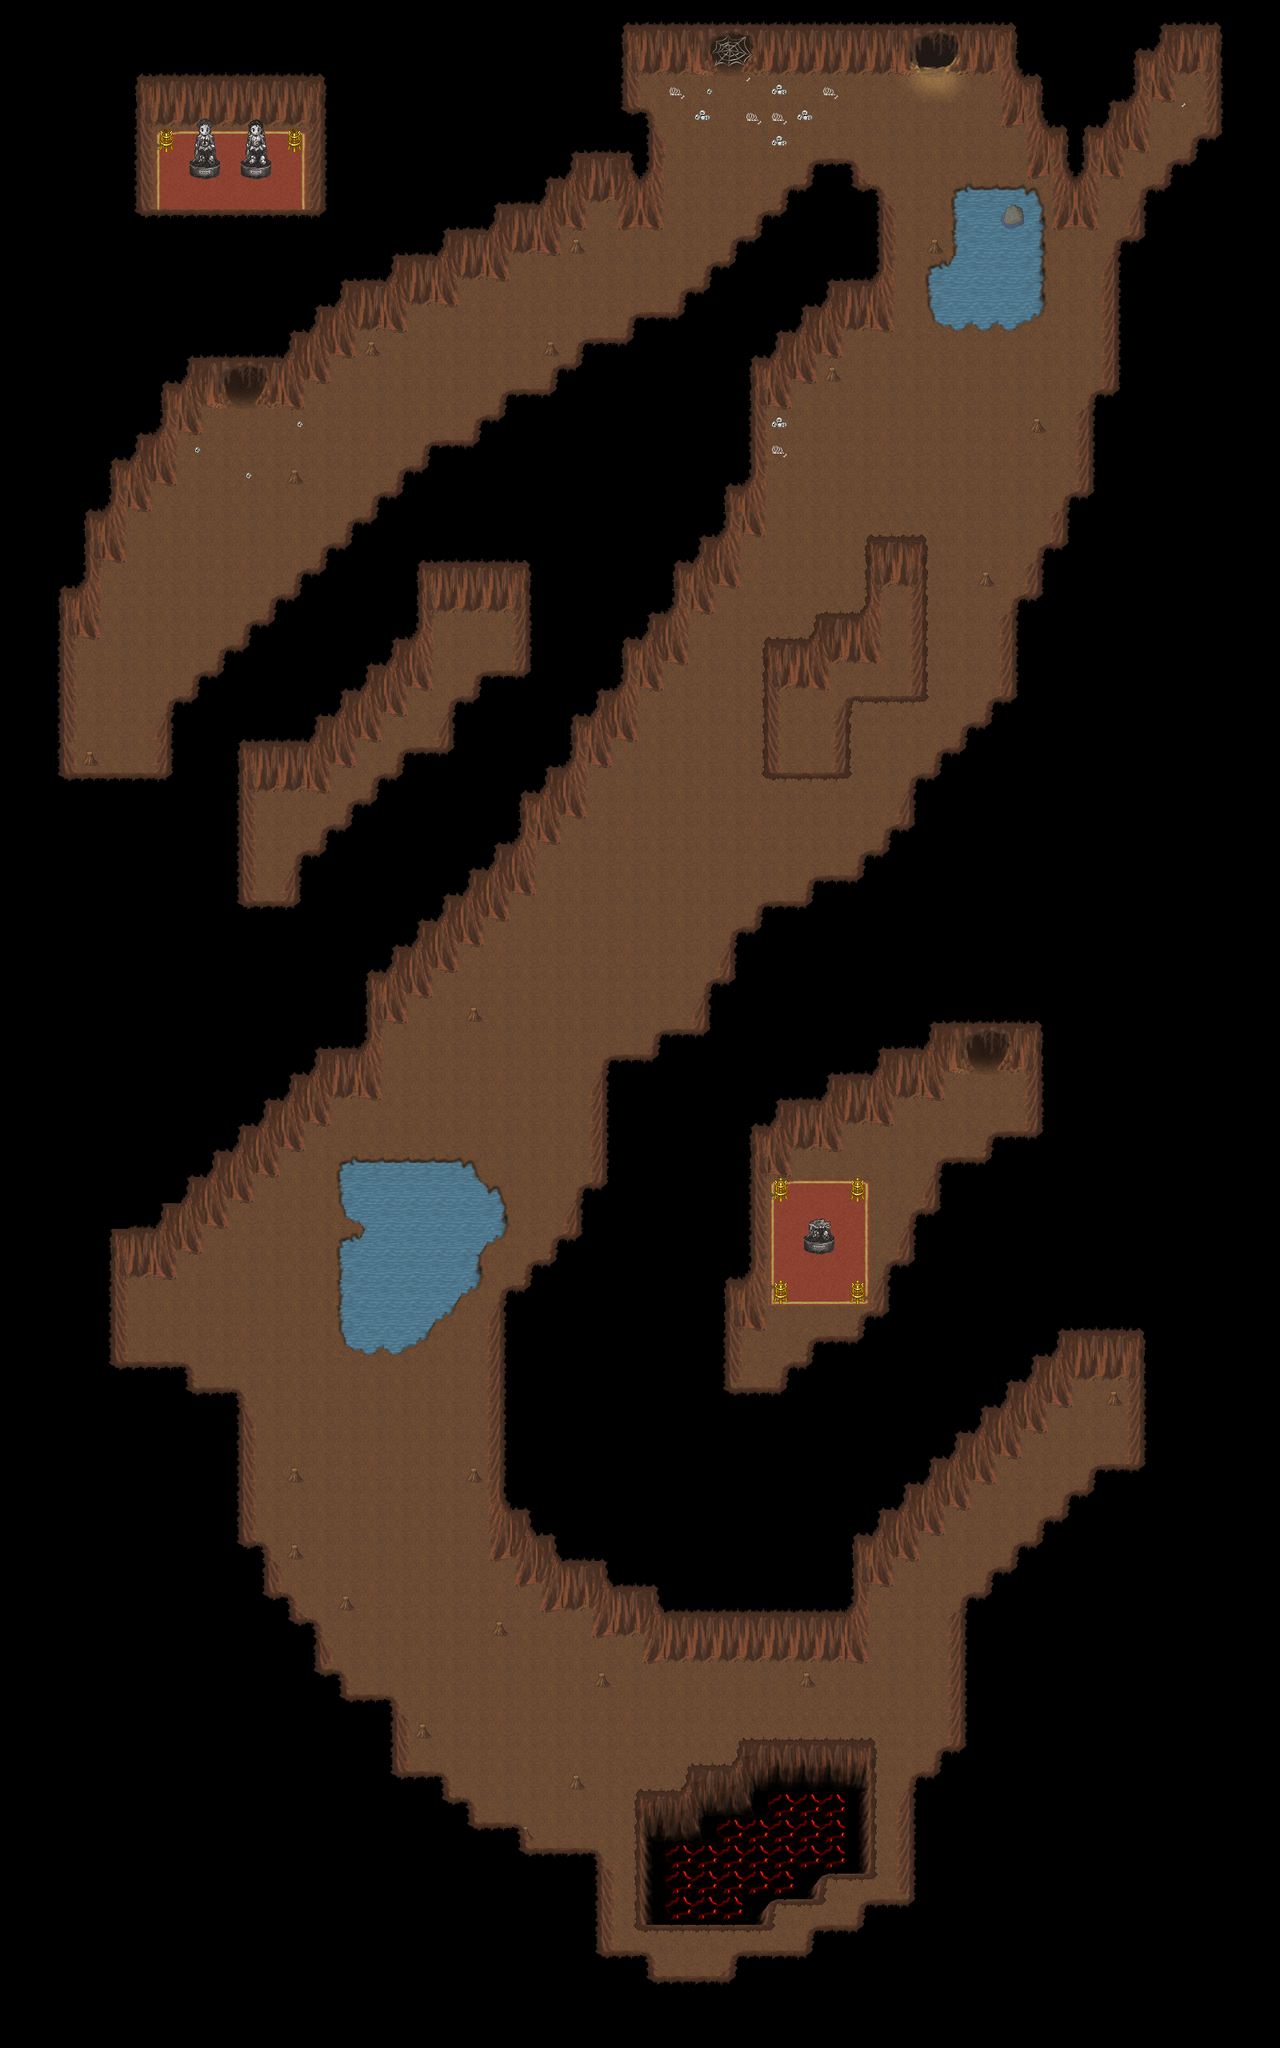

A 2D game scene composited from a Tiled map and its tileset images. What follows is a short description and the map's XML, with each tile layer's data collapsed to a summary:
An orthogonal 50x80 tile map with 32x32 px tiles, 5 tile layers (Ground, Ground, Ground, Fringe, ...), 1 hidden layer not drawn, 9 tilesets and 5 objects (2x SPAWN, 2x WARP, SCRIPT).

<map version="1.0" orientation="orthogonal" width="50" height="80" tilewidth="32" tileheight="32">
 <properties>
  <property name="AutoMappingRadius" value="10" />
  <property name="DeleteTiles" value="1" />
  <property name="music" value="inside2.ogg" />
 </properties>
 <tileset firstgid="1" name="collision1_32_32" tilewidth="32" tileheight="32">
  <image source="../graphics/tiles/collision1_32_32.png" width="1024" height="1024" />
 </tileset>
 <tileset firstgid="1025" name="misc1_32_64" tilewidth="32" tileheight="64">
  <image source="../graphics/tiles/misc1_32_64.png" width="1024" height="1024" />
 </tileset>
 <tileset firstgid="1537" name="automapping_set_cave_32_32" tilewidth="32" tileheight="32">
  <image source="../graphics/tiles/automapping_set_cave_32_32.png" width="1024" height="1024" />
 </tileset>
 <tileset firstgid="2561" name="cave1_32_32" tilewidth="32" tileheight="32">
  <image source="../graphics/tiles/cave1_32_32.png" width="1024" height="1024" />
 </tileset>
 <tileset firstgid="3585" name="cave1_32_64" tilewidth="32" tileheight="64">
  <image source="../graphics/tiles/cave1_32_64.png" width="1024" height="1024" />
 </tileset>
 <tileset firstgid="4097" name="cave2_32_32" tilewidth="32" tileheight="32">
  <image source="../graphics/tiles/cave2_32_32.png" width="1024" height="1024" />
 </tileset>
 <tileset firstgid="5121" name="cave3_32_32" tilewidth="32" tileheight="32">
  <image source="../graphics/tiles/cave3_32_32.png" width="1024" height="1024" />
 </tileset>
 <tileset firstgid="6145" name="cave4_32_32" tilewidth="32" tileheight="32">
  <image source="../graphics/tiles/cave4_32_32.png" width="1024" height="1024" />
 </tileset>
 <tileset firstgid="7169" name="indoor1_32_96" tilewidth="32" tileheight="96">
  <image source="../graphics/tiles/indoor1_32_96.png" width="1024" height="960" />
 </tileset>
 <layer name="Ground" width="50" height="80">
  <data>[4000 cells, 3874 non-empty, 89 distinct tile ids]</data>
 </layer>
 <layer name="Ground" width="50" height="80">
  <data>[4000 cells, 194 non-empty, 68 distinct tile ids]</data>
 </layer>
 <layer name="Ground" width="50" height="80">
  <data>[4000 cells, 10 non-empty, 6 distinct tile ids]</data>
 </layer>
 <layer name="Fringe" width="50" height="80">
  <data>[4000 cells, 6 non-empty, 6 distinct tile ids]</data>
 </layer>
 <layer name="Over" width="50" height="80">
  <data>[4000 cells, 424 non-empty, 14 distinct tile ids]</data>
 </layer>
 <layer name="Collision" width="50" height="80" visible="0">
  <data>[4000 cells, 2888 non-empty, 1 distinct tile ids]</data>
 </layer>
 <objectgroup name="Object" width="50" height="80">
  <object name="Fledermaus" type="SPAWN" x="868" y="116" width="492" height="472">
   <properties>
    <property name="MAX_BEINGS" value="14" />
    <property name="MONSTER_ID" value="8" />
    <property name="SPAWN_RATE" value="60" />
   </properties>
  </object>
  <object name="Warp to iw-island_tunnel-o00-o00-o00" type="WARP" x="1119" y="59" width="96" height="32">
   <properties>
    <property name="DEST_MAP" value="iw-island_tunnel-o00-o00-o00" />
    <property name="DEST_X" value="464" />
    <property name="DEST_Y" value="912" />
   </properties>
  </object>
  <object name="External Map Events" type="SCRIPT" x="0" y="0">
   <properties>
    <property name="FILENAME" value="scripts/maps/iw-island_tunnel-o00-o00-n01.lua" />
   </properties>
  </object>
  <object name="Fledermaus" type="SPAWN" x="384" y="1756" width="184" height="240">
   <properties>
    <property name="MAX_BEINGS" value="14" />
    <property name="MONSTER_ID" value="8" />
    <property name="SPAWN_RATE" value="50" />
   </properties>
  </object>
  <object name="Warp to iw-island_tunnel-o00-n01-o00" type="WARP" x="679" y="2308" width="64" height="32">
   <properties>
    <property name="DEST_MAP" value="iw-island_tunnel-o00-n01-o00" />
    <property name="DEST_X" value="1168" />
    <property name="DEST_Y" value="752" />
   </properties>
  </object>
 </objectgroup>
</map>
